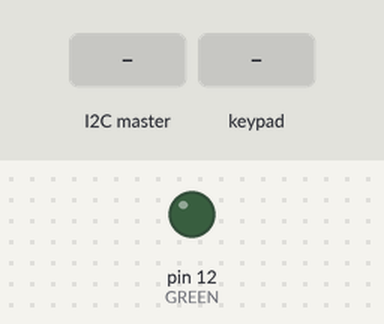
The sketch below on a simulated Arduino Uno, built with avr-gcc and run on an emulated ATmega328P. Parts: output pins drawn as LEDs (lit = HIGH). Dashed ring = blinking. The test bench sets the inputs (shaded band). What the sketch prints to the serial monitor is not drawn.

Above: at 1.2 s.
1.3 s: the I2C master sends the byte 0
At 1.51 s:
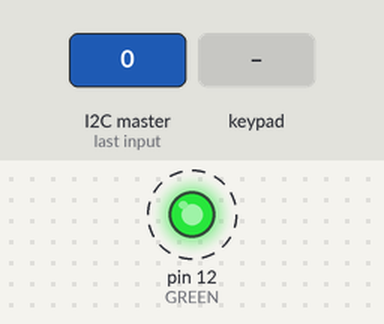
4.3 s: key '1' pressed
5.8 s: keypad keys 1 2 3 4 pressed 0.4 s apart
8.9 s: the I2C master sends "#"
10.4 s: the I2C master sends "*"
At 11.8 s:
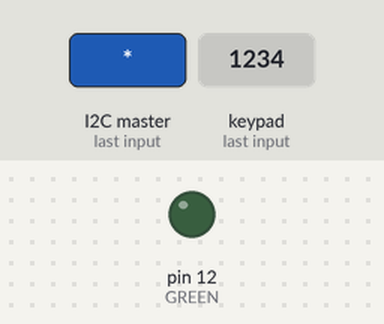
13.4 s: key 'A' pressed
Timing chart, 0 to 15.9 s (numbered marks = the images above; inputs shaded):
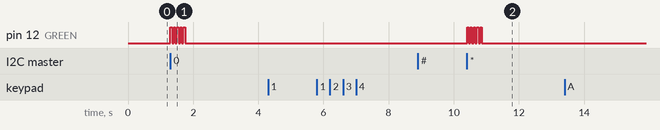

The sketch:

slave_with_passcode.ino
```cpp
//slave_with_passcode
/*

Created by Romel Meza, Henrik Hynkemejer, Frederik Trier, Max Brazhnyy, Johanita Janse van Rensburg
on 09/01/2024

*/


#include <Keypad.h>

#define GREEN 12

const byte ROWS = 4;  //four rows
const byte COLS = 4;  //four columns
//define the symbols on the buttons of the keypads
char keys[ROWS][COLS] = {
  { '1', '2', '3', 'A' },
  { '4', '5', '6', 'B' },
  { '7', '8', '9', 'C' },
  { '*', '0', '#', 'D' }
};
byte rowPins[ROWS] = { 5, 4, 3, 2 };  //connect to the row pinouts of the keypad
byte colPins[COLS] = { 9, 8, 7, 6 };  //connect to the column pinouts of the keypad

Keypad keypad = Keypad(makeKeymap(keys), rowPins, colPins, ROWS, COLS);


char key;
int i = 0;
String inputString;
long inputInt;
// Defining passwords for each of the 5 users
String passcodeA = "1234";
String passcodeB = "2345";
String passcodeC = "3456";
String passcodeD = "4567";
String passcodeE = "5678";
char* messageToSend;  // Message to send to master; Assuming it's a single character

char message_received = '0';  //variable for checking if message received from master; 1 if a message has been received; 0 if a message has not been received
char command  = '0'; // Actual received message. Could be A, B C, D or E, depending on user

#include <Wire.h>


void setup() {
  Serial.begin(115200);
  Wire.begin(8);        // join i2c bus with address #8
  pinMode(GREEN, OUTPUT);
  Serial.print("\nSlave Ready\n"); // Announce that slve is ready for operation
}

void loop() {
  while (message_received == '0') { // while that waits for a message from master to carry on to check the passcode
    delay(100);
    communication_receive_s();  // receiving data on slave from master

  }
  flashLight(GREEN, 4); // flashing green light because correct card was presented

  check_code(); // wait for the user to input 4 numbers on the numpad = code

  check_correctness(); // check if the entered 4 numbers correspond to the passcode of the user

  communication_send_s();  // sending data from slave to master
  delay(3000);
  // reseting values of both received and sent messages
  messageToSend = "3";
  message_received = '0';
}


void receiveEvent() {
  // Receive and process the command from the master
  while (Wire.available()) {
    command = Wire.read();
    if (command == 'A' || command == 'B' || command == 'C' || command == 'D') {
      message_received = '1';
    } else message_received = "0";
  }
  Serial.print("command after =");
  Serial.print(command);
}

void requestEvent() {
  // support function to send a message to the master
  Serial.print("Sending");
  Serial.print(messageToSend);
  Wire.write(messageToSend, sizeof(messageToSend + 1));
  delay(1500);
}

void communication_send_s() {
  //  communicate(send) message from slave to master
  Wire.onRequest(requestEvent);
}

void communication_receive_s() {
  //  communicate (receive) message from master to slave
  Wire.onReceive(receiveEvent);
}

void check_code() {  //adapted code from https://arduinogetstarted.com/faq/how-to-input-a-multiple-digits-number-using-the-keypad?utm_content=cmp-true

  Serial.print("\n \nInput your password, please:");
  messageToSend = "3";
  inputString = "";  // Reset the inputString for the next input; inputString is the variable where the entered code is stored
  while (inputString.length() != 4) {

    char key = keypad.getKey();
    while (key == NO_KEY) {
      key = keypad.getKey();
    }
    if (key) {
      Serial.println(key);

      if (key >= '0' && key <= '9') {  // only act on numeric keys
        inputString += key;            // append new character to input string


      } else if (key == '#') {
        if (inputString.length() > 0) {
          inputInt = inputString.toInt();
          inputString = "";
        }
      } else if (key == '*') {
        inputString = "";  // clear input
      }
    }
  }
  Serial.print("Full passcode (inputString): ");
  Serial.println(inputString);
  return;
}

void check_correctness() {
  // funcitons that checks if entered password corresponds to the user that tapped the RFID card
  Serial.print("\nChecking correctenss...");
  Serial.print(" for password:");
  Serial.print(command);
  if (command == 'A' && inputString.equals(passcodeA)) {
    Serial.print("\nCorrect!");
    flashLight(GREEN, 4); // flash green light upon correct code
    messageToSend = "1"; // define message to send to master as correct one
  }
  else if (command == 'B' && inputString.equals(passcodeB)) {
    Serial.print("\nCorrect!");
    flashLight(GREEN, 4); // flash green light upon correct code
    messageToSend = "1";  // define message to send to master as correct one
  }
  else if (command == 'C' && inputString.equals(passcodeC)) {
    Serial.print("\nCorrect!");
    flashLight(GREEN, 4); // flash green light upon correct code
    messageToSend = "1";  // define message to send to master as correct one
  }
  else if (command == 'D' && inputString.equals(passcodeD)) {
    Serial.print("\nCorrect!");
    flashLight(GREEN, 4); // flash green light upon correct code
    messageToSend = "1";  // define message to send to master as correct one
  }
  else if (command == 'E' && inputString.equals(passcodeE)) {
    Serial.print("\nCorrect!");
    flashLight(GREEN, 4); // flash green light upon correct code
    messageToSend = "1";  // define message to send to master as correct one
  }
  else {
    Serial.print("\nPassword incorrect");
    Serial.print("\nReceived password: ");
    Serial.print(inputString);
    messageToSend = "0"; // define message to send to master as incorrect one
  }
}

void flashLight(int color,int times) {
  // function that flashes a light "color" "times" times
  for (int i = 0; i < times + 1; i++) {
    digitalWrite(color, HIGH);
    delay(50);
    digitalWrite(color, LOW);
    delay(50);
  }
}
```

Measured:
- after the input at 1.3 s, pin 12 (GREEN): alternates HIGH for 0.05 s and LOW for 0.05 s, 10 changes in all, then stays LOW, starting at once
- after the input at 4.3 s, every drawn part: stays the same
- after the input at 5.8 s, every drawn part: stays the same
- after the input at 8.9 s, every drawn part: stays the same
- after the input at 10.4 s, pin 12 (GREEN): alternates HIGH for 0.05 s and LOW for 0.05 s, 10 changes in all, then stays LOW, starting at once
- after the input at 13.4 s, every drawn part: stays the same
